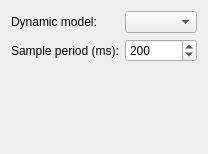
<?xml version="1.0" encoding="UTF-8"?>
<ui version="4.0">
 <class>GeneralForm</class>
 <widget class="QWidget" name="GeneralForm">
  <property name="geometry">
   <rect>
    <x>0</x>
    <y>0</y>
    <width>156</width>
    <height>154</height>
   </rect>
  </property>
  <property name="windowTitle">
   <string>Form</string>
  </property>
  <layout class="QVBoxLayout" name="verticalLayout">
   <item>
    <layout class="QGridLayout" name="gridLayout">
     <item row="1" column="0">
      <widget class="QLabel" name="label_2">
       <property name="text">
        <string>Sample period (ms):</string>
       </property>
      </widget>
     </item>
     <item row="1" column="1">
      <widget class="QSpinBox" name="rateSpinBox">
       <property name="minimum">
        <number>100</number>
       </property>
       <property name="maximum">
        <number>1000</number>
       </property>
       <property name="singleStep">
        <number>50</number>
       </property>
       <property name="value">
        <number>200</number>
       </property>
      </widget>
     </item>
     <item row="0" column="0">
      <widget class="QLabel" name="label">
       <property name="text">
        <string>Dynamic model:</string>
       </property>
      </widget>
     </item>
     <item row="0" column="1">
      <widget class="QComboBox" name="modelComboBox"/>
     </item>
    </layout>
   </item>
   <item>
    <spacer name="verticalSpacer">
     <property name="orientation">
      <enum>Qt::Vertical</enum>
     </property>
     <property name="sizeHint" stdset="0">
      <size>
       <width>20</width>
       <height>40</height>
      </size>
     </property>
    </spacer>
   </item>
  </layout>
 </widget>
 <resources/>
 <connections/>
</ui>
